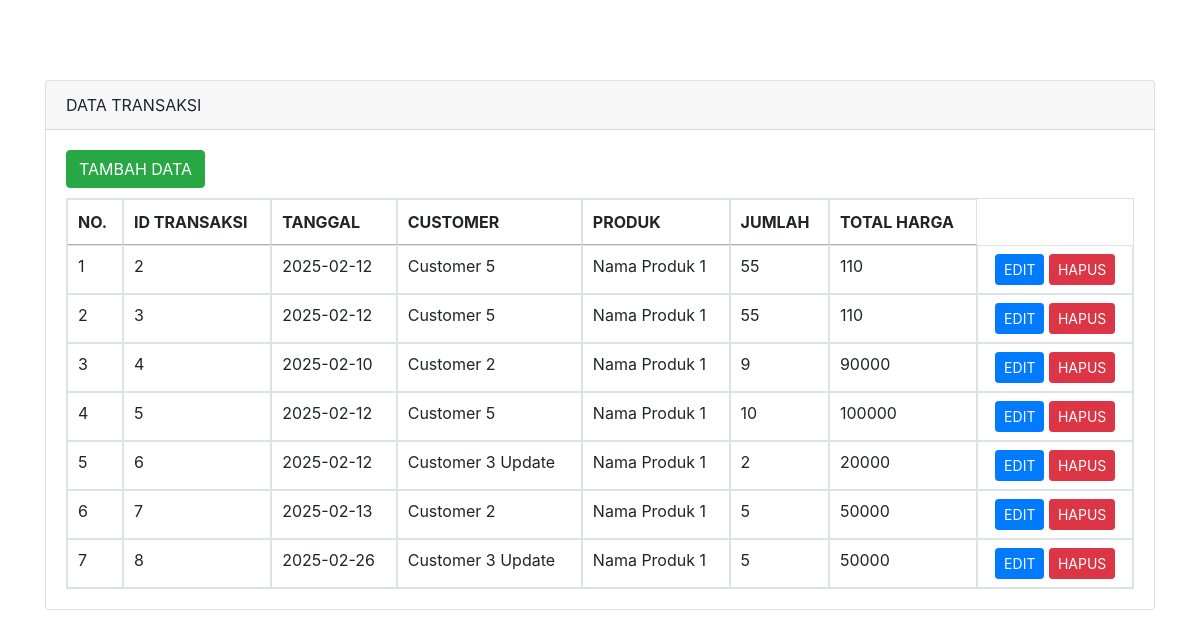
Page /transaksi/index.php on the committed database.
### tables this page shows
CREATE TABLE `transaksi` (
  `id` int NOT NULL AUTO_INCREMENT,
  `tanggal` date NOT NULL,
  `total_harga` int NOT NULL,
  `jumlah` int NOT NULL,
  `id_produk` int NOT NULL,
  `id_customer` int NOT NULL,
  PRIMARY KEY (`id`),
  KEY `transaksi_customer_FK` (`id_customer`),
  KEY `transaksi_produk_FK` (`id_produk`),
  CONSTRAINT `transaksi_customer_FK` FOREIGN KEY (`id_customer`) REFERENCES `customer` (`id`),
  CONSTRAINT `transaksi_produk_FK` FOREIGN KEY (`id_produk`) REFERENCES `produk` (`id`)
);

CREATE TABLE `customer` (
  `id` int NOT NULL AUTO_INCREMENT,
  `nama` varchar(100) NOT NULL,
  `alamat` varchar(100) NOT NULL,
  `kontak` varchar(100) NOT NULL,
  `jenis_kelamin` varchar(100) NOT NULL,
  PRIMARY KEY (`id`)
);

CREATE TABLE `produk` (
  `id` int NOT NULL AUTO_INCREMENT,
  `id_supplier` int DEFAULT NULL,
  `nama` varchar(100) NOT NULL,
  `harga` int DEFAULT NULL,
  `stok` int NOT NULL,
  `berat` int NOT NULL,
  `kategori` varchar(100) NOT NULL,
  PRIMARY KEY (`id`),
  KEY `produk_supplier_FK` (`id_supplier`)
);

### transaksi/index.php (the view, shortened to what this page needs)
<!doctype html>
<html lang="en">
  <head>
    <link rel="stylesheet" href="https://stackpath.bootstrapcdn.com/bootstrap/4.4.1/css/bootstrap.min.css">
    <link rel="stylesheet" href="//cdn.datatables.net/1.10.20/css/jquery.dataTables.min.css">
  </head>
  <body>
    <div class="container" style="margin-top: 80px">
      <div class="row">
        <div class="col-md-12">
          <div class="card">
            <div class="card-header">
              DATA TRANSAKSI
            </div>
            <div class="card-body">
              <a href="tambah-transaksi.php" class="btn btn-md btn-success" style="margin-bottom: 10px">TAMBAH DATA</a>
              <table class="table table-bordered" id="myTable">
                <thead>
                  <tr>
                    <th scope="col">NO.</th>
                    <th scope="col">ID TRANSAKSI</th>
                    <th scope="col">TANGGAL</th>
                    <th scope="col">CUSTOMER</th>
                    <th scope="col">PRODUK</th>
                    <th scope="col">JUMLAH</th>
                    <th scope="col">TOTAL HARGA</th>
                  </tr>
                </thead>
                <tbody>
                <?php
                    include('../koneksi.php');
                    $no = 1;
                    $query = mysqli_query($connection, "
                        SELECT transaksi.*, customer.nama AS nama_customer, produk.nama AS nama_produk
                        FROM transaksi
                        JOIN customer ON transaksi.id_customer = customer.id
                        JOIN produk ON transaksi.id_produk = produk.id
                    ");
                    while($row = mysqli_fetch_array($query)){
                ?>
                  <tr>
                      <td><?php echo $no++ ?></td>
                      <td><?php echo $row['id'] ?></td>
                      <td><?php echo $row['tanggal'] ?></td>
                      <td><?php echo $row['nama_customer'] ?></td>
                      <td><?php echo $row['nama_produk'] ?></td>
                      <td><?php echo $row['jumlah'] ?></td>
                      <td><?php echo $row['total_harga'] ?></td>
                      <td class="text-center">
                        <a href="edit-transaksi.php?id=<?php echo $row['id'] ?>" class="btn btn-sm btn-primary">EDIT</a>
                        <a href="hapus-transaksi.php?id=<?php echo $row['id'] ?>" class="btn btn-sm btn-danger">HAPUS</a>
                      </td>
                  </tr>
                <?php } ?>
                </tbody>
              </table>
            </div>
          </div>
      </div>
    </div>
  </body>
</html>

### rows in the picture
transaksi: id "2", tanggal "2025-02-12", id_customer.nama "Customer 5", id_produk.nama "Nama Produk 1", jumlah "55", total_harga "110"
transaksi: id "3", tanggal "2025-02-12", id_customer.nama "Customer 5", id_produk.nama "Nama Produk 1", jumlah "55", total_harga "110"
transaksi: id "4", tanggal "2025-02-10", id_customer.nama "Customer 2", id_produk.nama "Nama Produk 1", jumlah "9", total_harga "90000"
transaksi: id "5", tanggal "2025-02-12", id_customer.nama "Customer 5", id_produk.nama "Nama Produk 1", jumlah "10", total_harga "100000"
transaksi: id "6", tanggal "2025-02-12", id_customer.nama "Customer 3 Update", id_produk.nama "Nama Produk 1", jumlah "2", total_harga "20000"
transaksi: id "7", tanggal "2025-02-13", id_customer.nama "Customer 2", id_produk.nama "Nama Produk 1", jumlah "5", total_harga "50000"
transaksi: id "8", tanggal "2025-02-26", id_customer.nama "Customer 3 Update", id_produk.nama "Nama Produk 1", jumlah "5", total_harga "50000"
